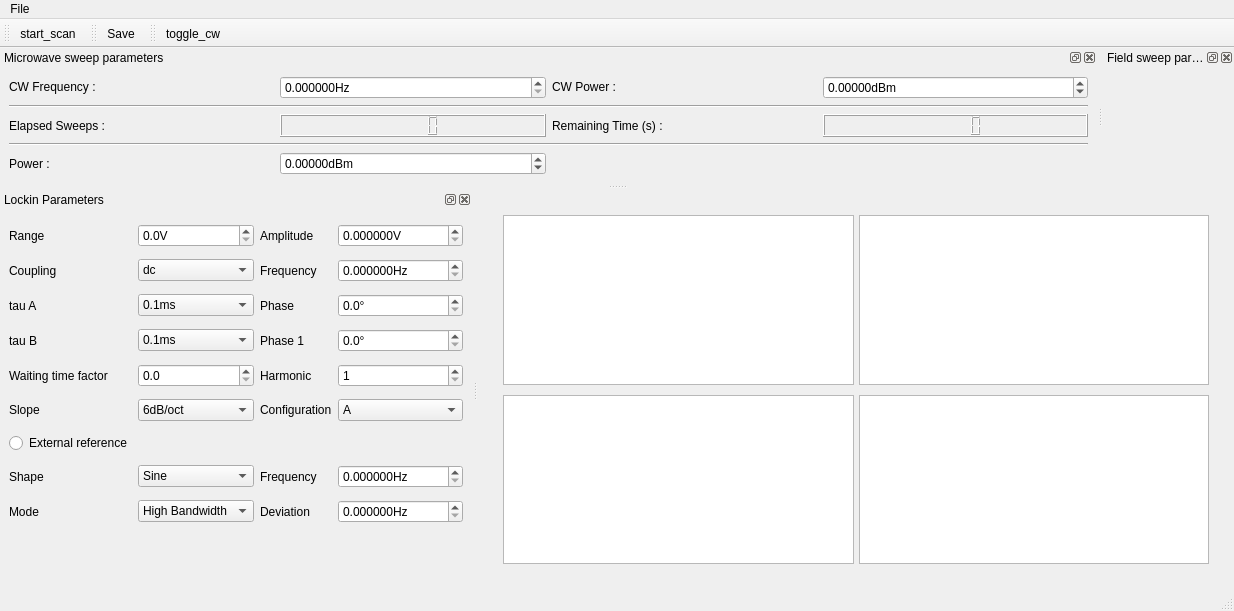
<?xml version="1.0" encoding="UTF-8"?>
<ui version="4.0">
 <class>MainWindow</class>
 <widget class="QMainWindow" name="MainWindow">
  <property name="geometry">
   <rect>
    <x>0</x>
    <y>0</y>
    <width>1234</width>
    <height>611</height>
   </rect>
  </property>
  <property name="windowTitle">
   <string>MainWindow</string>
  </property>
  <widget class="QWidget" name="centralwidget">
   <layout class="QGridLayout" name="gridLayout">
    <property name="leftMargin">
     <number>25</number>
    </property>
    <property name="topMargin">
     <number>25</number>
    </property>
    <property name="rightMargin">
     <number>25</number>
    </property>
    <property name="bottomMargin">
     <number>25</number>
    </property>
    <property name="horizontalSpacing">
     <number>5</number>
    </property>
    <property name="verticalSpacing">
     <number>10</number>
    </property>
    <item row="0" column="0">
     <widget class="PlotWidget" name="channel1_PlotWidget">
      <property name="sizePolicy">
       <sizepolicy hsizetype="Expanding" vsizetype="Expanding">
        <horstretch>1</horstretch>
        <verstretch>1</verstretch>
       </sizepolicy>
      </property>
     </widget>
    </item>
    <item row="0" column="1">
     <widget class="PlotWidget" name="channel2_PlotWidget">
      <property name="sizePolicy">
       <sizepolicy hsizetype="Expanding" vsizetype="Expanding">
        <horstretch>1</horstretch>
        <verstretch>1</verstretch>
       </sizepolicy>
      </property>
     </widget>
    </item>
    <item row="1" column="0">
     <widget class="PlotWidget" name="channel3_PlotWidget">
      <property name="sizePolicy">
       <sizepolicy hsizetype="Expanding" vsizetype="Expanding">
        <horstretch>1</horstretch>
        <verstretch>1</verstretch>
       </sizepolicy>
      </property>
     </widget>
    </item>
    <item row="1" column="1">
     <widget class="PlotWidget" name="channel4_PlotWidget">
      <property name="sizePolicy">
       <sizepolicy hsizetype="Expanding" vsizetype="Expanding">
        <horstretch>1</horstretch>
        <verstretch>1</verstretch>
       </sizepolicy>
      </property>
     </widget>
    </item>
   </layout>
  </widget>
  <widget class="QMenuBar" name="menubar">
   <property name="geometry">
    <rect>
     <x>0</x>
     <y>0</y>
     <width>1234</width>
     <height>21</height>
    </rect>
   </property>
   <widget class="QMenu" name="menuFile">
    <property name="title">
     <string>File</string>
    </property>
    <addaction name="action_Save"/>
    <addaction name="action_Close"/>
   </widget>
   <addaction name="menuFile"/>
  </widget>
  <widget class="QStatusBar" name="statusbar"/>
  <widget class="QToolBar" name="toolBar">
   <property name="windowTitle">
    <string>toolBar</string>
   </property>
   <attribute name="toolBarArea">
    <enum>TopToolBarArea</enum>
   </attribute>
   <attribute name="toolBarBreak">
    <bool>false</bool>
   </attribute>
   <addaction name="action_run_stop"/>
  </widget>
  <widget class="QToolBar" name="save_ToolBar">
   <property name="windowTitle">
    <string>toolBar_2</string>
   </property>
   <attribute name="toolBarArea">
    <enum>TopToolBarArea</enum>
   </attribute>
   <attribute name="toolBarBreak">
    <bool>false</bool>
   </attribute>
   <addaction name="action_Save"/>
  </widget>
  <widget class="QToolBar" name="cw_ToolBar">
   <property name="windowTitle">
    <string>toolBar_3</string>
   </property>
   <attribute name="toolBarArea">
    <enum>TopToolBarArea</enum>
   </attribute>
   <attribute name="toolBarBreak">
    <bool>false</bool>
   </attribute>
   <addaction name="action_toggle_cw"/>
  </widget>
  <widget class="QDockWidget" name="dockWidget">
   <property name="maximumSize">
    <size>
     <width>524287</width>
     <height>350</height>
    </size>
   </property>
   <property name="windowTitle">
    <string>Lockin Parameters</string>
   </property>
   <attribute name="dockWidgetArea">
    <number>1</number>
   </attribute>
   <widget class="QWidget" name="dockWidgetContents">
    <layout class="QGridLayout" name="gridLayout_2">
     <item row="8" column="1">
      <widget class="QComboBox" name="source_shape_comboBox">
       <item>
        <property name="text">
         <string>Sine</string>
        </property>
       </item>
       <item>
        <property name="text">
         <string>Square</string>
        </property>
       </item>
       <item>
        <property name="text">
         <string>Pulse</string>
        </property>
       </item>
       <item>
        <property name="text">
         <string>Triangle</string>
        </property>
       </item>
       <item>
        <property name="text">
         <string>Trapezoid</string>
        </property>
       </item>
      </widget>
     </item>
     <item row="6" column="0">
      <widget class="QRadioButton" name="external_reference_radioButton">
       <property name="text">
        <string>External reference</string>
       </property>
      </widget>
     </item>
     <item row="2" column="3">
      <widget class="ScienDSpinBox" name="lockin_phase_DoubleSpinBox">
       <property name="sizePolicy">
        <sizepolicy hsizetype="Minimum" vsizetype="Fixed">
         <horstretch>0</horstretch>
         <verstretch>0</verstretch>
        </sizepolicy>
       </property>
       <property name="suffix">
        <string>°</string>
       </property>
       <property name="decimals">
        <number>1</number>
       </property>
       <property name="maximum">
        <double>1000000000.000000000000000</double>
       </property>
       <property name="singleStep">
        <double>0.010000000000000</double>
       </property>
      </widget>
     </item>
     <item row="4" column="0">
      <widget class="QLabel" name="label_12">
       <property name="text">
        <string>Waiting time factor</string>
       </property>
      </widget>
     </item>
     <item row="2" column="2">
      <widget class="QLabel" name="label_10">
       <property name="text">
        <string>Phase</string>
       </property>
      </widget>
     </item>
     <item row="2" column="1">
      <widget class="QComboBox" name="lockin_taua_comboBox">
       <item>
        <property name="text">
         <string>0.1ms</string>
        </property>
       </item>
       <item>
        <property name="text">
         <string>0.2ms</string>
        </property>
       </item>
       <item>
        <property name="text">
         <string>0.5ms</string>
        </property>
       </item>
       <item>
        <property name="text">
         <string>1ms</string>
        </property>
       </item>
       <item>
        <property name="text">
         <string>2ms</string>
        </property>
       </item>
       <item>
        <property name="text">
         <string>5ms</string>
        </property>
       </item>
       <item>
        <property name="text">
         <string>10ms</string>
        </property>
       </item>
       <item>
        <property name="text">
         <string>20ms</string>
        </property>
       </item>
       <item>
        <property name="text">
         <string>50ms</string>
        </property>
       </item>
       <item>
        <property name="text">
         <string>100ms</string>
        </property>
       </item>
       <item>
        <property name="text">
         <string>200ms</string>
        </property>
       </item>
       <item>
        <property name="text">
         <string>500ms</string>
        </property>
       </item>
       <item>
        <property name="text">
         <string>1s</string>
        </property>
       </item>
       <item>
        <property name="text">
         <string>2s</string>
        </property>
       </item>
       <item>
        <property name="text">
         <string>5s</string>
        </property>
       </item>
       <item>
        <property name="text">
         <string>10s</string>
        </property>
       </item>
       <item>
        <property name="text">
         <string>20s</string>
        </property>
       </item>
       <item>
        <property name="text">
         <string>50s</string>
        </property>
       </item>
       <item>
        <property name="text">
         <string>100s</string>
        </property>
       </item>
       <item>
        <property name="text">
         <string>200s</string>
        </property>
       </item>
       <item>
        <property name="text">
         <string>500s</string>
        </property>
       </item>
       <item>
        <property name="text">
         <string>1ks</string>
        </property>
       </item>
      </widget>
     </item>
     <item row="5" column="2">
      <widget class="QLabel" name="label_20">
       <property name="text">
        <string>Configuration</string>
       </property>
      </widget>
     </item>
     <item row="5" column="0">
      <widget class="QLabel" name="label_11">
       <property name="text">
        <string>Slope</string>
       </property>
      </widget>
     </item>
     <item row="3" column="0">
      <widget class="QLabel" name="label_22">
       <property name="text">
        <string>tau B</string>
       </property>
      </widget>
     </item>
     <item row="3" column="3">
      <widget class="ScienDSpinBox" name="lockin_phase1_DoubleSpinBox">
       <property name="sizePolicy">
        <sizepolicy hsizetype="Minimum" vsizetype="Fixed">
         <horstretch>0</horstretch>
         <verstretch>0</verstretch>
        </sizepolicy>
       </property>
       <property name="suffix">
        <string>°</string>
       </property>
       <property name="decimals">
        <number>1</number>
       </property>
       <property name="maximum">
        <double>1000000000.000000000000000</double>
       </property>
       <property name="singleStep">
        <double>0.010000000000000</double>
       </property>
      </widget>
     </item>
     <item row="1" column="3">
      <widget class="ScienDSpinBox" name="int_ref_frequency_DoubleSpinBox">
       <property name="sizePolicy">
        <sizepolicy hsizetype="Minimum" vsizetype="Fixed">
         <horstretch>0</horstretch>
         <verstretch>0</verstretch>
        </sizepolicy>
       </property>
       <property name="suffix">
        <string>Hz</string>
       </property>
       <property name="decimals">
        <number>6</number>
       </property>
       <property name="maximum">
        <double>1000000000.000000000000000</double>
       </property>
       <property name="singleStep">
        <double>0.010000000000000</double>
       </property>
      </widget>
     </item>
     <item row="2" column="0">
      <widget class="QLabel" name="label_21">
       <property name="text">
        <string>tau A</string>
       </property>
      </widget>
     </item>
     <item row="3" column="1">
      <widget class="QComboBox" name="lockin_taub_comboBox">
       <item>
        <property name="text">
         <string>0.1ms</string>
        </property>
       </item>
       <item>
        <property name="text">
         <string>0.2ms</string>
        </property>
       </item>
       <item>
        <property name="text">
         <string>0.5ms</string>
        </property>
       </item>
       <item>
        <property name="text">
         <string>1ms</string>
        </property>
       </item>
       <item>
        <property name="text">
         <string>2ms</string>
        </property>
       </item>
       <item>
        <property name="text">
         <string>5ms</string>
        </property>
       </item>
       <item>
        <property name="text">
         <string>10ms</string>
        </property>
       </item>
       <item>
        <property name="text">
         <string>20ms</string>
        </property>
       </item>
       <item>
        <property name="text">
         <string>50ms</string>
        </property>
       </item>
       <item>
        <property name="text">
         <string>100ms</string>
        </property>
       </item>
       <item>
        <property name="text">
         <string>200ms</string>
        </property>
       </item>
       <item>
        <property name="text">
         <string>500ms</string>
        </property>
       </item>
       <item>
        <property name="text">
         <string>1s</string>
        </property>
       </item>
       <item>
        <property name="text">
         <string>2s</string>
        </property>
       </item>
       <item>
        <property name="text">
         <string>5s</string>
        </property>
       </item>
       <item>
        <property name="text">
         <string>10s</string>
        </property>
       </item>
       <item>
        <property name="text">
         <string>20s</string>
        </property>
       </item>
       <item>
        <property name="text">
         <string>50s</string>
        </property>
       </item>
       <item>
        <property name="text">
         <string>100s</string>
        </property>
       </item>
       <item>
        <property name="text">
         <string>200s</string>
        </property>
       </item>
       <item>
        <property name="text">
         <string>500s</string>
        </property>
       </item>
       <item>
        <property name="text">
         <string>1ks</string>
        </property>
       </item>
       <item>
        <property name="text">
         <string>same as tauA</string>
        </property>
       </item>
      </widget>
     </item>
     <item row="3" column="2">
      <widget class="QLabel" name="label_18">
       <property name="text">
        <string>Phase 1</string>
       </property>
      </widget>
     </item>
     <item row="4" column="1">
      <widget class="ScienDSpinBox" name="waiting_time_factor_DoubleSpinBox">
       <property name="sizePolicy">
        <sizepolicy hsizetype="Minimum" vsizetype="Fixed">
         <horstretch>0</horstretch>
         <verstretch>0</verstretch>
        </sizepolicy>
       </property>
       <property name="suffix">
        <string/>
       </property>
       <property name="decimals">
        <number>1</number>
       </property>
       <property name="maximum">
        <double>1000000000.000000000000000</double>
       </property>
       <property name="singleStep">
        <double>0.010000000000000</double>
       </property>
      </widget>
     </item>
     <item row="5" column="3">
      <widget class="QComboBox" name="lockin_config_comboBox">
       <item>
        <property name="text">
         <string>A</string>
        </property>
       </item>
       <item>
        <property name="text">
         <string>A-B</string>
        </property>
       </item>
       <item>
        <property name="text">
         <string>A&amp;B</string>
        </property>
       </item>
      </widget>
     </item>
     <item row="5" column="1">
      <widget class="QComboBox" name="lockin_slope_comboBox">
       <item>
        <property name="text">
         <string>6dB/oct</string>
        </property>
       </item>
       <item>
        <property name="text">
         <string>12dB/oct</string>
        </property>
       </item>
       <item>
        <property name="text">
         <string>24dB/oct</string>
        </property>
       </item>
      </widget>
     </item>
     <item row="4" column="3">
      <widget class="QSpinBox" name="harmonic_spinBox">
       <property name="minimum">
        <number>1</number>
       </property>
       <property name="maximum">
        <number>15</number>
       </property>
      </widget>
     </item>
     <item row="4" column="2">
      <widget class="QLabel" name="label_16">
       <property name="text">
        <string>Harmonic</string>
       </property>
      </widget>
     </item>
     <item row="1" column="2">
      <widget class="QLabel" name="label_7">
       <property name="text">
        <string>Frequency</string>
       </property>
      </widget>
     </item>
     <item row="0" column="2">
      <widget class="QLabel" name="label_17">
       <property name="text">
        <string>Amplitude</string>
       </property>
      </widget>
     </item>
     <item row="1" column="1">
      <widget class="QComboBox" name="lockin_acdc_coupling_comboBox">
       <item>
        <property name="text">
         <string>dc</string>
        </property>
       </item>
       <item>
        <property name="text">
         <string>ac</string>
        </property>
       </item>
      </widget>
     </item>
     <item row="0" column="3">
      <widget class="ScienDSpinBox" name="lockin_amplitude_DoubleSpinBox">
       <property name="sizePolicy">
        <sizepolicy hsizetype="Minimum" vsizetype="Fixed">
         <horstretch>0</horstretch>
         <verstretch>0</verstretch>
        </sizepolicy>
       </property>
       <property name="suffix">
        <string>V</string>
       </property>
       <property name="decimals">
        <number>6</number>
       </property>
       <property name="maximum">
        <double>1000000000.000000000000000</double>
       </property>
       <property name="singleStep">
        <double>0.010000000000000</double>
       </property>
      </widget>
     </item>
     <item row="1" column="0">
      <widget class="QLabel" name="label_9">
       <property name="text">
        <string>Coupling</string>
       </property>
      </widget>
     </item>
     <item row="0" column="0">
      <widget class="QLabel" name="label_19">
       <property name="text">
        <string>Range</string>
       </property>
      </widget>
     </item>
     <item row="0" column="1">
      <widget class="ScienDSpinBox" name="lockin_range_DoubleSpinBox">
       <property name="sizePolicy">
        <sizepolicy hsizetype="Minimum" vsizetype="Fixed">
         <horstretch>0</horstretch>
         <verstretch>0</verstretch>
        </sizepolicy>
       </property>
       <property name="suffix">
        <string>V</string>
       </property>
       <property name="decimals">
        <number>1</number>
       </property>
       <property name="maximum">
        <double>1000000000.000000000000000</double>
       </property>
       <property name="singleStep">
        <double>0.010000000000000</double>
       </property>
      </widget>
     </item>
     <item row="8" column="0">
      <widget class="QLabel" name="label_14">
       <property name="text">
        <string>Shape</string>
       </property>
      </widget>
     </item>
     <item row="9" column="0">
      <widget class="QLabel" name="label_8">
       <property name="text">
        <string>Mode</string>
       </property>
      </widget>
     </item>
     <item row="9" column="1">
      <widget class="QComboBox" name="mod_mode_comboBox">
       <item>
        <property name="text">
         <string>High Bandwidth</string>
        </property>
       </item>
       <item>
        <property name="text">
         <string>Low Noise</string>
        </property>
       </item>
      </widget>
     </item>
     <item row="8" column="3">
      <widget class="ScienDSpinBox" name="source_frequency_DoubleSpinBox">
       <property name="sizePolicy">
        <sizepolicy hsizetype="Minimum" vsizetype="Fixed">
         <horstretch>0</horstretch>
         <verstretch>0</verstretch>
        </sizepolicy>
       </property>
       <property name="suffix">
        <string>Hz</string>
       </property>
       <property name="decimals">
        <number>6</number>
       </property>
       <property name="maximum">
        <double>1000000000.000000000000000</double>
       </property>
       <property name="singleStep">
        <double>0.010000000000000</double>
       </property>
      </widget>
     </item>
     <item row="8" column="2">
      <widget class="QLabel" name="label_15">
       <property name="text">
        <string>Frequency</string>
       </property>
      </widget>
     </item>
     <item row="9" column="3">
      <widget class="ScienDSpinBox" name="mod_dev_frequency_DoubleSpinBox">
       <property name="sizePolicy">
        <sizepolicy hsizetype="Minimum" vsizetype="Fixed">
         <horstretch>0</horstretch>
         <verstretch>0</verstretch>
        </sizepolicy>
       </property>
       <property name="suffix">
        <string>Hz</string>
       </property>
       <property name="decimals">
        <number>6</number>
       </property>
       <property name="maximum">
        <double>1000000000.000000000000000</double>
       </property>
       <property name="singleStep">
        <double>0.010000000000000</double>
       </property>
      </widget>
     </item>
     <item row="9" column="2">
      <widget class="QLabel" name="label_5">
       <property name="text">
        <string>Deviation</string>
       </property>
      </widget>
     </item>
    </layout>
   </widget>
  </widget>
  <widget class="QDockWidget" name="odmr_control_DockWidget">
   <property name="windowTitle">
    <string>Microwave sweep parameters</string>
   </property>
   <attribute name="dockWidgetArea">
    <number>4</number>
   </attribute>
   <widget class="QWidget" name="dockWidgetContents_3">
    <layout class="QGridLayout" name="gridLayout_3">
     <item row="0" column="2">
      <widget class="QLabel" name="label_6">
       <property name="sizePolicy">
        <sizepolicy hsizetype="Minimum" vsizetype="Fixed">
         <horstretch>0</horstretch>
         <verstretch>0</verstretch>
        </sizepolicy>
       </property>
       <property name="text">
        <string>CW Power :</string>
       </property>
      </widget>
     </item>
     <item row="2" column="2">
      <widget class="QLabel" name="label_13">
       <property name="sizePolicy">
        <sizepolicy hsizetype="Minimum" vsizetype="Minimum">
         <horstretch>0</horstretch>
         <verstretch>0</verstretch>
        </sizepolicy>
       </property>
       <property name="text">
        <string>Remaining Time (s) :</string>
       </property>
      </widget>
     </item>
     <item row="3" column="0" colspan="4">
      <widget class="Line" name="line">
       <property name="orientation">
        <enum>Qt::Horizontal</enum>
       </property>
      </widget>
     </item>
     <item row="4" column="0">
      <widget class="QLabel" name="label_2">
       <property name="sizePolicy">
        <sizepolicy hsizetype="Minimum" vsizetype="Minimum">
         <horstretch>0</horstretch>
         <verstretch>0</verstretch>
        </sizepolicy>
       </property>
       <property name="text">
        <string>Power :</string>
       </property>
      </widget>
     </item>
     <item row="0" column="1">
      <widget class="ScienDSpinBox" name="cw_frequency_DoubleSpinBox">
       <property name="sizePolicy">
        <sizepolicy hsizetype="Minimum" vsizetype="Fixed">
         <horstretch>0</horstretch>
         <verstretch>0</verstretch>
        </sizepolicy>
       </property>
       <property name="suffix">
        <string>Hz</string>
       </property>
       <property name="decimals">
        <number>6</number>
       </property>
       <property name="maximum">
        <double>1000000000.000000000000000</double>
       </property>
       <property name="singleStep">
        <double>0.010000000000000</double>
       </property>
      </widget>
     </item>
     <item row="4" column="1">
      <widget class="ScienDSpinBox" name="sweep_power_DoubleSpinBox">
       <property name="sizePolicy">
        <sizepolicy hsizetype="Minimum" vsizetype="Fixed">
         <horstretch>0</horstretch>
         <verstretch>0</verstretch>
        </sizepolicy>
       </property>
       <property name="suffix">
        <string>dBm</string>
       </property>
       <property name="decimals">
        <number>5</number>
       </property>
       <property name="minimum">
        <double>-1000.000000000000000</double>
       </property>
       <property name="maximum">
        <double>100.000000000000000</double>
       </property>
      </widget>
     </item>
     <item row="0" column="3">
      <widget class="ScienDSpinBox" name="cw_power_DoubleSpinBox">
       <property name="sizePolicy">
        <sizepolicy hsizetype="Minimum" vsizetype="Fixed">
         <horstretch>0</horstretch>
         <verstretch>0</verstretch>
        </sizepolicy>
       </property>
       <property name="suffix">
        <string>dBm</string>
       </property>
       <property name="decimals">
        <number>5</number>
       </property>
       <property name="minimum">
        <double>-1000.000000000000000</double>
       </property>
       <property name="maximum">
        <double>100.000000000000000</double>
       </property>
      </widget>
     </item>
     <item row="1" column="0" colspan="4">
      <widget class="Line" name="line_2">
       <property name="minimumSize">
        <size>
         <width>0</width>
         <height>0</height>
        </size>
       </property>
       <property name="lineWidth">
        <number>1</number>
       </property>
       <property name="midLineWidth">
        <number>0</number>
       </property>
       <property name="orientation">
        <enum>Qt::Horizontal</enum>
       </property>
      </widget>
     </item>
     <item row="2" column="3">
      <widget class="QLCDNumber" name="elapsed_time_DisplayWidget">
       <property name="sizePolicy">
        <sizepolicy hsizetype="Minimum" vsizetype="Minimum">
         <horstretch>0</horstretch>
         <verstretch>0</verstretch>
        </sizepolicy>
       </property>
      </widget>
     </item>
     <item row="0" column="0">
      <widget class="QLabel" name="label">
       <property name="sizePolicy">
        <sizepolicy hsizetype="Minimum" vsizetype="Fixed">
         <horstretch>0</horstretch>
         <verstretch>0</verstretch>
        </sizepolicy>
       </property>
       <property name="text">
        <string>CW Frequency :</string>
       </property>
      </widget>
     </item>
     <item row="2" column="0">
      <widget class="QLabel" name="label_23">
       <property name="sizePolicy">
        <sizepolicy hsizetype="Minimum" vsizetype="Minimum">
         <horstretch>0</horstretch>
         <verstretch>0</verstretch>
        </sizepolicy>
       </property>
       <property name="text">
        <string>Elapsed Sweeps :</string>
       </property>
      </widget>
     </item>
     <item row="2" column="1">
      <widget class="QLCDNumber" name="elapsed_sweeps_DisplayWidget"/>
     </item>
    </layout>
   </widget>
  </widget>
  <widget class="QDockWidget" name="dockWidget_3">
   <property name="windowTitle">
    <string>Field sweep parameters</string>
   </property>
   <attribute name="dockWidgetArea">
    <number>4</number>
   </attribute>
   <widget class="QWidget" name="dockWidgetContents_6"/>
  </widget>
  <action name="action_toggle_cw">
   <property name="checkable">
    <bool>true</bool>
   </property>
   <property name="icon">
    <iconset>
     <normaloff>../../artwork/icons/oxygen/22x22/media-playback-start.png</normaloff>
     <normalon>../../artwork/icons/oxygen/22x22/media-playback-stop.png</normalon>../../artwork/icons/oxygen/22x22/media-playback-start.png</iconset>
   </property>
   <property name="text">
    <string>toggle_cw</string>
   </property>
   <property name="toolTip">
    <string>toggle microwave CW output</string>
   </property>
  </action>
  <action name="action_Close">
   <property name="icon">
    <iconset>
     <normaloff>../../artwork/icons/oxygen/22x22/application-exit.png</normaloff>../../artwork/icons/oxygen/22x22/application-exit.png</iconset>
   </property>
   <property name="text">
    <string>Close</string>
   </property>
  </action>
  <action name="action_run_stop">
   <property name="checkable">
    <bool>true</bool>
   </property>
   <property name="icon">
    <iconset>
     <normaloff>../../artwork/icons/qudiTheme/22x22/start-counter.png</normaloff>
     <normalon>../../artwork/icons/qudiTheme/22x22/stop-counter.png</normalon>../../artwork/icons/qudiTheme/22x22/start-counter.png</iconset>
   </property>
   <property name="text">
    <string>start_scan</string>
   </property>
  </action>
  <action name="action_Save">
   <property name="icon">
    <iconset>
     <normaloff>../../artwork/icons/oxygen/22x22/document-save.png</normaloff>../../artwork/icons/oxygen/22x22/document-save.png</iconset>
   </property>
   <property name="text">
    <string>&amp;Save</string>
   </property>
   <property name="toolTip">
    <string>Save odmr data</string>
   </property>
  </action>
 </widget>
 <customwidgets>
  <customwidget>
   <class>ScienDSpinBox</class>
   <extends>QDoubleSpinBox</extends>
   <header>qtwidgets.scientific_spinbox.h</header>
  </customwidget>
  <customwidget>
   <class>PlotWidget</class>
   <extends>QGraphicsView</extends>
   <header>pyqtgraph</header>
  </customwidget>
 </customwidgets>
 <resources/>
 <connections>
  <connection>
   <sender>action_Close</sender>
   <signal>triggered()</signal>
   <receiver>MainWindow</receiver>
   <slot>close()</slot>
   <hints>
    <hint type="sourcelabel">
     <x>-1</x>
     <y>-1</y>
    </hint>
    <hint type="destinationlabel">
     <x>616</x>
     <y>305</y>
    </hint>
   </hints>
  </connection>
 </connections>
</ui>
